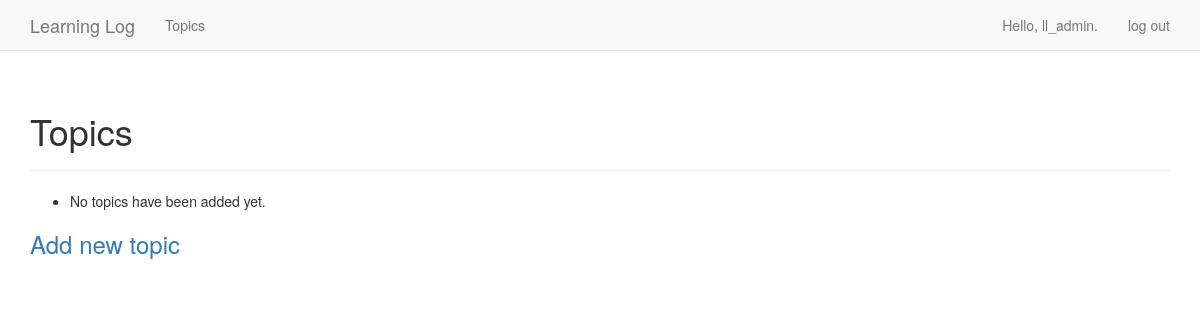
Page /topics/ (signed in) on the earlier database version.
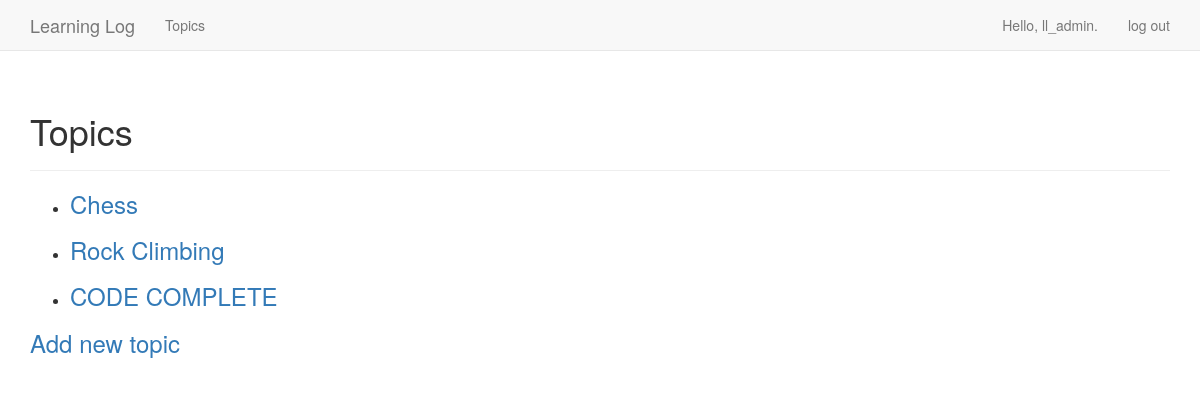
Same page on the later database version.
### learning_logs/models.py (models this page shows)
class  Topic(models.Model):
    text = models.CharField(max_length=200)
    date_added = models.DateTimeField(auto_now_add=True)
    owner = models.ForeignKey(User, on_delete=models.CASCADE)
    def __str__(self):
        return self.text

### learning_logs/views.py (the view)
# urls.py: path('topics/', views.topics, name='topics'),
@login_required
def topics(request):
    topics = Topic.objects.filter(owner=request.user).order_by('date_added')
    context = {'topics': topics}
    return render(request, 'learning_logs/topics.html', context)

### learning_logs/templates/learning_logs/topics.html
{% extends "learning_logs/base.html" %}
{% block header %}
  <h1>Topics</h1>
{% endblock %}
{% block content %}
  <ul>
    {% for topic in topics %}
      <li>
        <h3>
          <a href="{% url 'learning_logs:topic' topic.id %}">{{ topic }}</a>
        </h3>
      </li>
    {% empty %}
      <li>No topics have been added yet.</li>
    {% endfor %}
  </ul>
  <h3><a href="{% url 'learning_logs:new_topic' %}">Add new topic</h3>
{% endblock content %}

### learning_logs/templates/learning_logs/base.html (shortened to what this page needs)
{% load bootstrap3 %}
<!DOCTYPE html>
<html lang="en">
  <head>
    {% bootstrap_css %}
  </head>
  <body>
    <nav class="navbar navbar-default navbar-static-top">
      <div class="container">
        <div class="navbar-header">
          <a class="navbar-brand" href="{% url 'learning_logs:index' %}">
              Learning Log</a>
        </div>
        <div id="navbar" class="navbar-collapse collapse">
          <ul class="nav navbar-nav">
            <li><a href="{% url 'learning_logs:topics' %}">Topics</a></li>
          </ul>
          <ul class="nav navbar-nav navbar-right">
            {% if user.is_authenticated %}
              <li><a>Hello, {{ user.username }}.</a></li>
              <li><a href="{% url 'users:logout' %}">log out</a></li>
            {% else %}
              <li><a href="{% url 'users:register' %}">register</a></li>
              <li><a href="{% url 'users:login' %}">log in</a></li>
            {% endif %}
          </ul>
        </div>
      </div>
    </nav>
    <div class="container">
      <div class="page-header">
        {% block header %}{% endblock %}
      </div>
      <div>
        {% block content %}{% endblock %}
      </div>
    </div>
  </body>
</html>

Differences in the rows shown:
now on this page (row edited): Topic: text "Chess"
now on this page (row edited): Topic: text "Rock Climbing"
now on this page (row edited): Topic: text "CODE COMPLETE"
Other differences:
text no longer shown: "No topics have been added yet."
